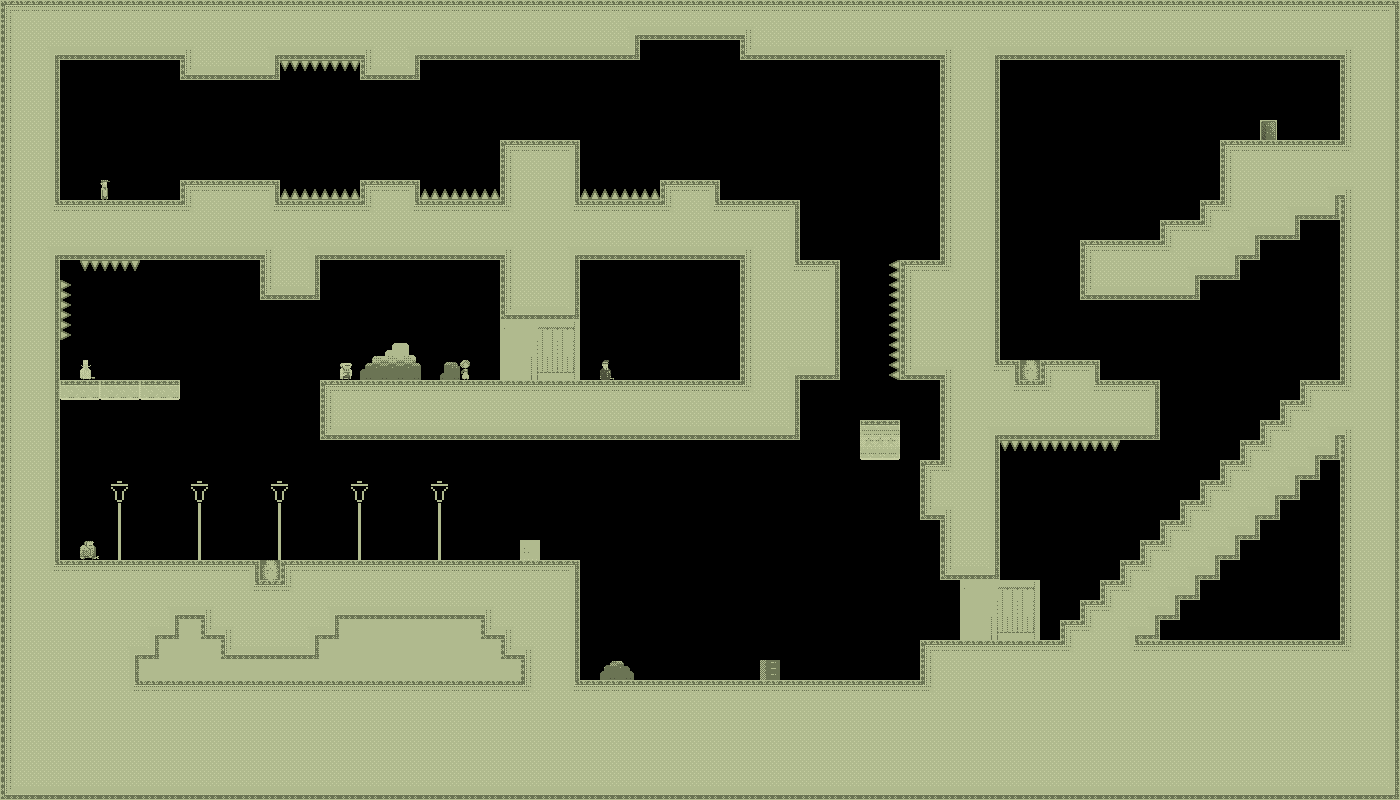

A level layout from a 2D game, rendered from its tile map. Below: a short description, then the map file with tile-grid data replaced by summaries:
An orthogonal 70x40 tile map with 20x20 px tiles, 1 tile layer (bg).

<map version="1.0" orientation="orthogonal" width="70" height="40" tilewidth="20" tileheight="20">
 <properties>
  <property name="liselotStarts" value="YES" />
 </properties>
 <tileset firstgid="1" name="tiles_sydney" tilewidth="20" tileheight="20">
  <image source="../../../../../SuperLemonadeFactory1989Content/Lemonade/tiles_sydney.png" width="400" height="400" />
  <terraintypes>
   <terrain name="regularBlocks" tile="-1" />
  </terraintypes>
  <tile id="8" terrain=",,,0" />
  <tile id="9" terrain=",,0,0" />
  <tile id="10" terrain=",,0,0" />
  <tile id="11" terrain=",,0,0" />
  <tile id="12" terrain=",,0,0" />
  <tile id="13" terrain=",,0,0" />
  <tile id="14" terrain=",,0," />
  <tile id="15" terrain="0,0,0," />
  <tile id="16" terrain="0,0,,0" />
  <tile id="28" terrain=",0,,0" />
  <tile id="34" terrain="0,,0," />
  <tile id="35" terrain="0,,0,0" />
  <tile id="36" terrain=",0,0,0" />
  <tile id="48" terrain=",0,,0" />
  <tile id="54" terrain="0,,0," />
  <tile id="68" terrain=",0,,0" />
  <tile id="74" terrain="0,,0," />
  <tile id="88" terrain=",0,,0" />
  <tile id="94" terrain="0,,0," />
  <tile id="108" terrain=",0,,0" />
  <tile id="114" terrain="0,,0," />
  <tile id="128" terrain=",0,," />
  <tile id="129" terrain="0,0,," />
  <tile id="130" terrain="0,0,," />
  <tile id="131" terrain="0,0,," />
  <tile id="132" terrain="0,0,," />
  <tile id="133" terrain="0,0,," />
  <tile id="134" terrain="0,,," />
  <tile id="194" terrain="0,0,0,0" />
  <tile id="356">
   <properties>
    <property name="LargeCrate" value="" />
   </properties>
  </tile>
  <tile id="380">
   <properties>
    <property name="Andre" value="" />
   </properties>
  </tile>
  <tile id="381">
   <properties>
    <property name="Liselot" value="" />
   </properties>
  </tile>
  <tile id="382">
   <properties>
    <property name="Amsterdaam" value="" />
   </properties>
  </tile>
  <tile id="383">
   <properties>
    <property name="Worker" value="" />
   </properties>
  </tile>
  <tile id="384">
   <properties>
    <property name="Inspector" value="" />
   </properties>
  </tile>
  <tile id="385">
   <properties>
    <property name="Chef" value="" />
   </properties>
  </tile>
  <tile id="386">
   <properties>
    <property name="Exit" value="" />
   </properties>
  </tile>
  <tile id="387">
   <properties>
    <property name="Trampoline" value="" />
   </properties>
  </tile>
  <tile id="388">
   <properties>
    <property name="SmallCrate" value="" />
   </properties>
  </tile>
  <tile id="389">
   <properties>
    <property name="SugarBag" value="" />
   </properties>
  </tile>
 </tileset>
 <layer name="bg" width="70" height="40">
  <data>[2800 cells, 1639 non-empty, 90 distinct tile ids]</data>
 </layer>
 <objectgroup name="boxes" width="70" height="40" />
</map>
